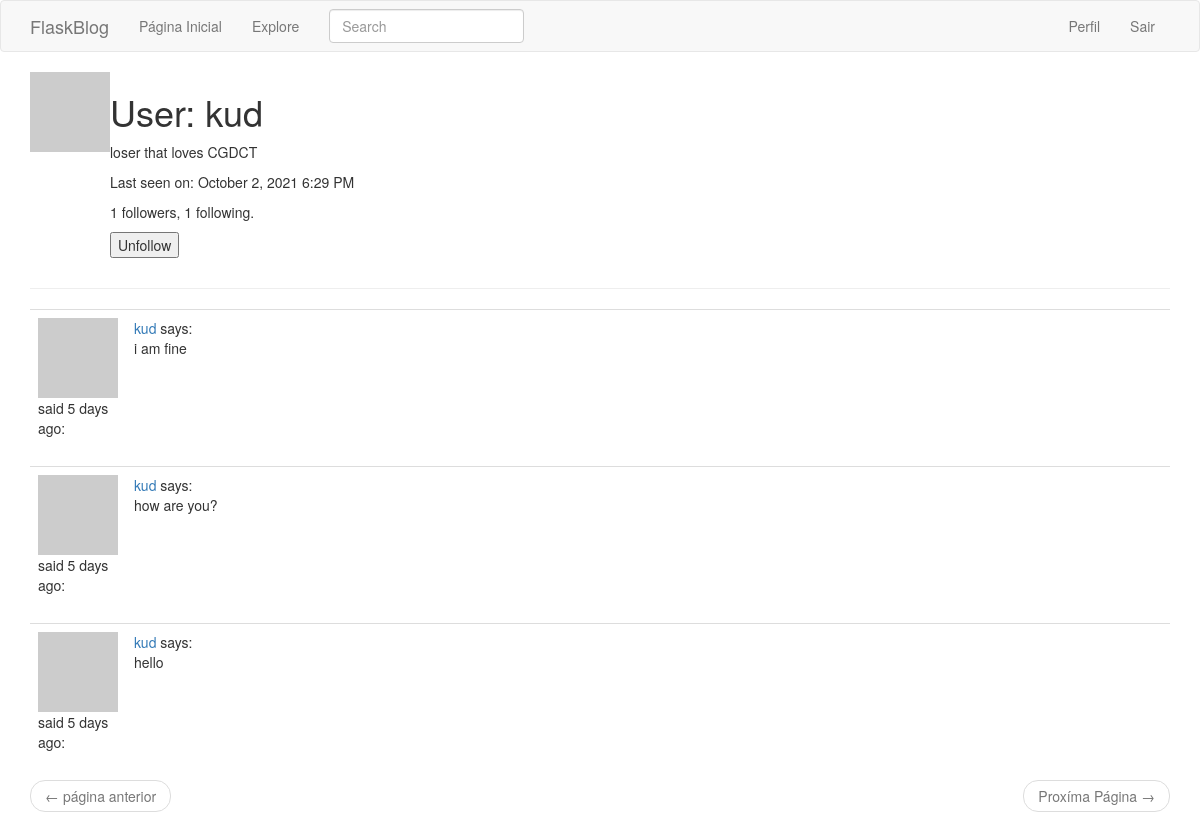
Page /user/kud (signed in) on the committed database.
### app/models.py (models this page shows, shortened)
class PaginatedAPIMixin(object):
    @staticmethod
    def to_collection_dict(query, page, per_page, endpoint, **kwargs):
        resources = query.paginate(page, per_page, False)
        data = {
            'items': [item.to_dict() for item in resources.items],
            '_meta': {
                'page': page,
                'per_page': per_page,
                'total_pages': resources.pages,
                'total_items': resources.total
            },
            '_links': {
                'self': url_for(endpoint, page=page, per_page=per_page,
                                **kwargs),
                'next': url_for(endpoint, page=page + 1, per_page=per_page,
                                **kwargs) if resources.has_next else None,
                'prev': url_for(endpoint, page=page - 1, per_page=per_page,
                                **kwargs) if resources.has_prev else None
            }
        }
        return data

class User(PaginatedAPIMixin, UserMixin, db.Model):
    id = db.Column(db.Integer, primary_key=True)
    username = db.Column(db.String(64), index=True, unique=True)
    email = db.Column(db.String(120), index=True, unique=True)
    password_hash = db.Column(db.String(128))
    posts = db.relationship('Post', backref='author', lazy='dynamic')
    about_me = db.Column(db.String(140))
    last_seen = db.Column(db.DateTime, default=datetime.utcnow)
    token = db.Column(db.String(32), index=True, unique=True)
    token_expiration = db.Column(db.DateTime)
    followed = db.relationship(
        'User', secondary=followers,
        primaryjoin=(followers.c.follower_id == id),
        secondaryjoin=(followers.c.followed_id == id),
        backref=db.backref('followers', lazy='dynamic'), lazy='dynamic'
    )
    def is_following(self, user):
        return self.followed.filter(
            followers.c.followed_id == user.id).count() > 0
    def avatar(self, size):
        digest = md5(self.email.lower().encode('utf-8')).hexdigest()
        return 'https://www.gravatar.com/avatar/{}?d=identicon&s={}'.format(
            digest, size)

class SearchableMixin(object):
    @classmethod
    def before_commit(cls, session):
        session._changes = {
            'add': list(session.new),
            'update': list(session.dirty),
            'delete': list(session.deleted)
        }
    @classmethod
    def after_commit(cls, session):
        for obj in session._changes['add']:
            if isinstance(obj, SearchableMixin):
                add_to_index(obj.__tablename__, obj)
        for obj in session._changes['update']:
            if isinstance(obj, SearchableMixin):
                add_to_index(obj.__tablename__, obj)
        for obj in session._changes['delete']:
            if isinstance(obj, SearchableMixin):
                remove_from_index(obj.__tablename__, obj)
        session._changes = None

class Post(SearchableMixin, db.Model):
    __searchable__ = ['body']
    id = db.Column(db.Integer, primary_key=True)
    body = db.Column(db.String(140))
    timestamp = db.Column(db.DateTime, index=True, default=datetime.utcnow)
    user_id = db.Column(db.Integer, db.ForeignKey('user.id'))

### app/main/routes.py (the view)
@bp.route('/user/<username>')
@login_required
def user(username):
    user = User.query.filter_by(username=username).first_or_404()
    page = request.args.get('page', 1, type=int)
    posts = user.posts.order_by(Post.timestamp.desc()).paginate(
        page, current_app.config['POSTS_PER_PAGE'], False)
    next_url = url_for('main.user', username=user.username, page=posts.next_num) \
        if posts.has_next else None
    prev_url = url_for('mainuser', username=user.username, page=posts.prev_num) \
        if posts.has_prev else None
    form = EmptyForm()
    return render_template('user.html', user=user, posts=posts.items,
                           next_url=next_url, prev_url=prev_url, form=form)

### app/main/forms.py
class SearchForm(FlaskForm):
    q = StringField(('Search'), validators=[DataRequired()])
    def __init__(self, *args, **kwargs):
        if 'formdata' not in kwargs:
            kwargs['formdata'] = request.args
        if 'csrf_enabled' not in kwargs:
            kwargs['csrf_enabled'] = False
        super(SearchForm, self).__init__(*args, **kwargs)

class EmptyForm(FlaskForm):
    submit = SubmitField('Submit')

### app/main/routes.py (called while the page is built)
@bp.before_request
def before_request():
    if current_user.is_authenticated:
        current_user.last_seen = datetime.utcnow()
        db.session.commit()
        g.search_form = SearchForm()

### app/models.py (called while the page is built)
@login.user_loader
def load_user(id):
    return User.query.get(int(id))

### app/templates/user.html (shortened to what this page needs)
{% extends "base.html" %}
{% block app_content %}
    <table>
        <tr valign="top">
            <td><img src="{{ user.avatar(128) }}"></td>
            <td>
                <h1>User: {{ user.username }}</h1>
                {% if user.about_me %}<p>{{ user.about_me }}</p>{% endif %}
                {% if user.last_seen %}
                <p>Last seen on: {{ moment(user.last_seen).format('LLL') }}</p>
                {% endif %}
                <p>{{ user.followers.count() }} followers, {{ user.followed.count() }} following.</p>
                {% if user == current_user %}
                <p><a href="{{ url_for('main.edit_profile') }}">Edit your profile</a></p>
                {% else %}
                <p>
                    <form action="{{ url_for('main.unfollow', username=user.username) }}" method="post">
                        {{ form.submit(value='Unfollow') }}
                    </form>
                </p>
                {% endif %}
            </td>
        </tr>
    </table>
    <hr>
    {% for post in posts %}
        {% include '_post.html' %}
    {% endfor %}
    <nav aria-label="...">
        <ul class="pager">
            <li class="previous{% if not prev_url %} disabled{% endif %}">
                <a href="{{ prev_url or '#' }}">
                    <span aria-hidden="true">&larr;</span> página anterior
                </a>
            </li>
            <li class="next{% if not next_url %} disabled{% endif %}">
                <a href="{{ next_url or '#' }}">
                    Proxíma Página <span aria-hidden="true">&rarr;</span>
                </a>
            </li>
        </ul>
    </nav>
{% endblock %}

### app/templates/_post.html
<table class="table table-hover">
    <tr>
        <td width="70px">
            <a href="{{ url_for('main.user', username=post.author.username) }}">
                <img src="{{ post.author.avatar(70) }}" />
            </a>
            said {{ moment(post.timestamp).fromNow() }}:
            <br>
        </td>
        <td>
            <a href="{{ url_for('main.user', username=post.author.username) }}">
                {{ post.author.username }}
            </a>
            says:
            <br>
            {{ post.body }}
        </td>
    </tr>
</table>

### rows in the picture
User: username "kud", about_me "loser that loves CGDCT", last_seen "October 2, 2021 6:29 PM"
Post: timestamp "5 days ago", author.username "kud", body "i am fine"
Post: timestamp "5 days ago", author.username "kud", body "how are you?"
Post: timestamp "5 days ago", author.username "kud", body "hello"

### other values in the picture
{{ user.followers.count() }} "1"
{{ user.followed.count() }} "1"
